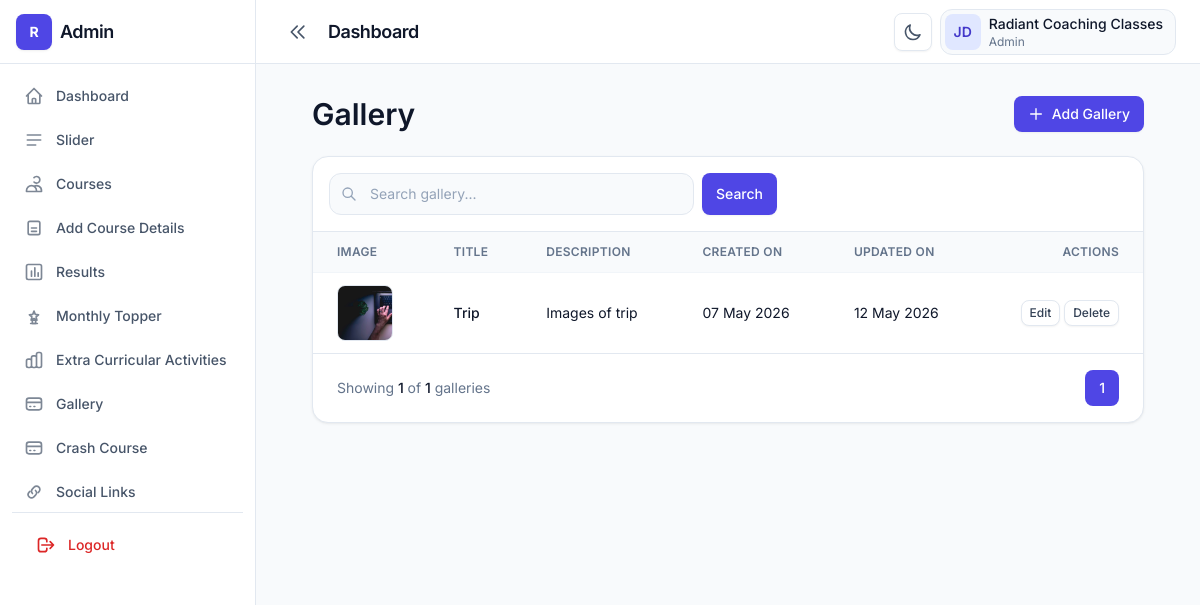
/gallery.php (signed in), run on the app's committed database.
### tables this page shows
CREATE TABLE IF NOT EXISTS `galleries` (
  `id` int NOT NULL AUTO_INCREMENT,
  `title` varchar(255) NOT NULL,
  `description` text,
  `created_at` date DEFAULT NULL,
  `updated_at` date DEFAULT NULL,
  PRIMARY KEY (`id`)
);

### src/gallery.php (the view, shortened to what this page needs)
<?php
include('../conn.php');
$search = $_GET['search'] ?? '';
$page = isset($_GET['page'])
? (int)$_GET['page']
: 1;
$limit = 5;
$offset = ($page - 1) * $limit;
$query = "
SELECT
galleries.*,
(
    SELECT image
    FROM gallery_images
    WHERE gallery_images.gallery_id =
    galleries.id
    LIMIT 1
) as preview_image
FROM galleries
WHERE 1
";
$params = [];
$countQuery = "
SELECT COUNT(*) as total
FROM galleries
WHERE 1
";
$countStmt = $conn->prepare($countQuery);
$countStmt->execute($params);
$totalRecords =
$countStmt->fetch(PDO::FETCH_ASSOC)['total'];
$totalPages =
ceil($totalRecords / $limit);
$query .= "
ORDER BY id DESC
LIMIT $limit OFFSET $offset
";
$stmt = $conn->prepare($query);
$stmt->execute($params);
$galleries = $stmt->fetchAll(PDO::FETCH_ASSOC);
?>
<!DOCTYPE html>
<html lang="en" class="h-full">
<head>
    <link rel="stylesheet"
        href="../dist/css/output.css" />
</head>
<body class="h-full bg-slate-50 text-slate-900 dark:bg-slate-950 dark:text-slate-100">
    <div class="flex min-h-full">
        <?php include('sidebar.php'); ?>
        <div class="flex min-h-screen flex-1 flex-col lg:min-h-0">
            <?php include('header.php'); ?>
            <main class="flex-1 overflow-auto p-4 lg:p-8">
                <div class="container">
                    <div class="mb-6 flex flex-col gap-4 sm:flex-row sm:flex-wrap sm:items-center sm:justify-between">
                        <div class="min-w-0 flex-1">
                            <h2 class="text-display-sm text-slate-900 dark:text-white">
                                Gallery
                            </h2>
                        </div>
                        <button
                            type="button"
                            onclick="window.location.href='add-gallery'"
                            class="btn btn-primary shrink-0">
                            <svg class="h-4 w-4"
                                fill="none"
                                stroke="currentColor"
                                viewBox="0 0 24 24">
                                <path
                                    stroke-linecap="round"
                                    stroke-linejoin="round"
                                    stroke-width="2"
                                    d="M12 4v16m8-8H4" />
                            </svg>
                            Add Gallery
                        </button>
                    </div>
                    <div class="rounded-2xl border border-slate-200 bg-white shadow-card dark:border-slate-800 dark:bg-slate-900">
                        <div class="flex flex-col gap-4 border-b border-slate-200 p-4 dark:border-slate-800 lg:flex-row lg:items-center lg:justify-between">
                            <form method="GET"
                                class="flex w-full max-w-md gap-2">
                                <div class="relative flex-1">
                                    <input
                                        type="search"
                                        name="search"
                                        value="<?php echo $search; ?>"
                                        placeholder="Search gallery..."
                                        class="w-full rounded-xl border border-slate-200 bg-slate-50 py-2.5 pl-10 pr-4 text-sm outline-none ring-brand-500/30 placeholder:text-slate-400 focus:border-brand-300 focus:bg-white focus:ring-4 dark:border-slate-700 dark:bg-slate-950 dark:focus:bg-slate-950" />
                                </div>
                                <button
                                    type="submit"
                                    class="btn btn-primary">
                                    Search
                                </button>
                            </form>
                        </div>
                        <div class="overflow-x-auto">
                            <table class="w-full min-w-[640px] text-left text-sm">
                                <thead class="border-b border-slate-100 bg-slate-50 text-xs uppercase tracking-wide text-slate-500 dark:border-slate-800 dark:bg-slate-900/80 dark:text-slate-400">
                                    <tr>
                                        <th class="px-4 py-3 font-semibold lg:px-6">
                                            Image
                                        </th>
                                        <th class="px-4 py-3 font-semibold lg:px-6">
                                            Title
                                        </th>
                                        <th class="px-4 py-3 font-semibold lg:px-6">
                                            Description
                                        </th>
                                        <th class="px-4 py-3 font-semibold lg:px-6">
                                            Created On
                                        </th>
                                        <th class="px-4 py-3 font-semibold lg:px-6">
                                            Updated On
                                        </th>
                                        <th class="px-4 py-3 text-right font-semibold lg:px-6">
                                            Actions
                                        </th>
                                    </tr>
                                </thead>
                                <tbody>
                                    <?php foreach ($galleries as $gallery) { ?>
                                        <tr class="hover:bg-slate-50 dark:hover:bg-slate-800/40">
                                            <td class="px-4 py-3 lg:px-6">
                                                <?php if ($gallery['preview_image']) { ?>
                                                    <img
                                                        src="uploads/gallery/<?php echo $gallery['preview_image']; ?>"
                                                        class="h-14 w-14 rounded-lg object-cover border border-slate-200 dark:border-slate-700" />
                                                <?php } else { ?>
                                                    <div class="flex h-14 w-14 items-center justify-center rounded-lg bg-slate-100 text-xs text-slate-400 dark:bg-slate-800">
                                                        No Image
                                                    </div>
                                                <?php } ?>
                                            </td>
                                            <td class="px-4 py-3 lg:px-6">
                                                <div class="font-medium">
                                                    <?php echo $gallery['title']; ?>
                                                </div>
                                            </td>
                                            <td class="px-4 py-3 lg:px-6">
                                                <?php echo $gallery['description']; ?>
                                            </td>
                                            <td class="px-4 py-3 lg:px-6">
                                                <?php echo date('d M Y', strtotime($gallery['created_at'])); ?>
                                            </td>
                                            <td class="px-4 py-3 lg:px-6">
                                                <?php echo date('d M Y', strtotime($gallery['updated_at'])); ?>
                                            </td>
                                            <td class="px-4 py-3 text-right lg:px-6">
                                                <a
                                                    href="edit-gallery.php?id=<?php echo $gallery['id']; ?>"
                                                    class="btn btn-secondary px-2 py-1 text-xs">
                                                    Edit
                                                </a>
                                                <a
                                                    href="delete-gallery.php?id=<?php echo $gallery['id']; ?>"
                                                    onclick="return confirm('Delete this gallery?')"
                                                    class="btn btn-secondary px-2 py-1 text-xs">
                                                    Delete
                                                </a>
                                            </td>
                                        </tr>
                                    <?php } ?>
                                </tbody>
                            </table>
                        </div>
                        <div class="flex flex-col items-center justify-between gap-4 border-t border-slate-200 px-4 py-4 dark:border-slate-800 sm:flex-row lg:px-6">
                            <p class="text-sm text-slate-500 dark:text-slate-400">
                                Showing
                                <span class="font-medium text-slate-900 dark:text-white">
                                    <?php echo count($galleries); ?>
                                </span>
                                of
                                <span class="font-medium text-slate-900 dark:text-white">
                                    <?php echo $totalRecords; ?>
                                </span>
                                galleries
                            </p>
                            <div class="flex items-center gap-2">
                                <?php for ($i = 1; $i <= $totalPages; $i++) { ?>
                                    <a
                                        href="?page=<?php echo $i; ?>&search=<?php echo $search; ?>"
                                        class="
                                        rounded-lg px-3.5 py-2 text-sm font-medium
                                        <?php
                                        if ($page == $i) {
                                            echo '
                                            bg-brand-600
                                            text-white
                                            ';
                                        }
                                        ?>
                                        ">
                                        <?php echo $i; ?>
                                    </a>
                                <?php } ?>
                            </div>
                        </div>
                    </div>
                </div>
            </main>
        </div>
    </div>
</body>
</html>

### data on the page
galleries: title "Trip", description "Images of trip", created_at "07 May 2026", updated_at "12 May 2026"

### other printed values
count($galleries) "1"
$totalRecords "1"
